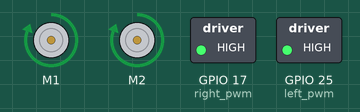
Bench run of a program on a simulated Raspberry Pi (BCM pin numbers). Parts: 2 × DC motor (green arrow = forward, orange = backward, longer = faster), switched loads named in the program (green lamp = pin HIGH). Motors are numbered in the order the program creates them (left before right in a Robot). At 6.0 s the program stops and its outputs stay as they are.

Above: at 0.1 s.
At 3.1 s:
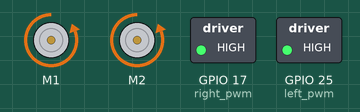
At 6.1 s:
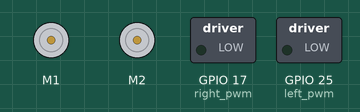
Timing chart, 0 to 7.5 s (numbered marks = the images above):
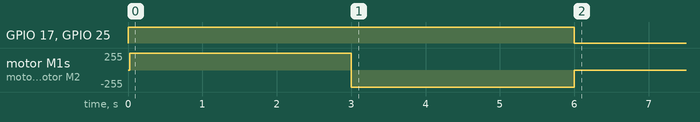

The program:

motor_controller.py
```python
from gpiozero import Motor, PWMOutputDevice
import time

def main(args=None):
    # Left motor (Motor A)
    left_motor = Motor(forward=26, backward=27)  # IN1, IN2
    left_pwm = PWMOutputDevice(25)               # ENA

    # Right motor (Motor B)
    right_motor = Motor(forward=22, backward=23) # IN3, IN4
    right_pwm = PWMOutputDevice(17)              # ENB

    # Forward at half speed
    left_motor.forward()
    right_motor.forward()
    left_pwm.value = 1
    right_pwm.value = 1
    time.sleep(3)

    # Backward at half speed
    left_motor.backward()
    right_motor.backward()
    left_pwm.value = 1
    right_pwm.value = 1
    time.sleep(3)

    # Stop motors
    left_motor.stop()
    right_motor.stop()
    left_pwm.value = 0.0
    right_pwm.value = 0.0


# import rclpy
# from rclpy.node import Node
# from geometry_msgs.msg import Twist
# import platform

# #is_raspberry_pi = platform.system() == 'Linux' and 'raspberrypi' in platform.uname().nodename.lower()
# is_raspberry_pi = platform.system() == 'Linux' and 'raspberrypi' in platform.uname().node.lower()


# if is_raspberry_pi:
#     import RPi.GPIO as GPIO

#     ENA = 25
#     IN1 = 26
#     IN2 = 27

#     GPIO.setmode(GPIO.BCM)
#     GPIO.setup(ENA, GPIO.OUT)
#     GPIO.setup(IN1, GPIO.OUT)
#     GPIO.setup(IN2, GPIO.OUT)
#     pwm = GPIO.PWM(ENA, 1000)
#     pwm.start(0)
# else:
#     print("WARNING: Not running on Raspberry Pi. GPIO will not be used.")

# class MotorController(Node):
#     def __init__(self):
#         super().__init__('motor_controller')
#         self.subscription = self.create_subscription(
#             Twist,
#             '/cmd_vel',
#             self.listener_callback,
#             10)

#     def listener_callback(self, msg):
#         speed = msg.linear.x

#         if is_raspberry_pi:
#             if speed > 0:
#                 GPIO.output(IN1, GPIO.HIGH)
#                 GPIO.output(IN2, GPIO.LOW)
#             elif speed < 0:
#                 GPIO.output(IN1, GPIO.LOW)
#                 GPIO.output(IN2, GPIO.HIGH)
#             else:
#                 GPIO.output(IN1, GPIO.LOW)
#                 GPIO.output(IN2, GPIO.LOW)

#             pwm.ChangeDutyCycle(min(abs(speed) * 100, 100))
#         else:
#             print(f"[SIMULATION] Speed: {speed}")

# def main(args=None):
#     rclpy.init(args=args)
#     node = MotorController()
#     rclpy.spin(node)
#     node.destroy_node()
#     rclpy.shutdown()

#     if is_raspberry_pi:
#         GPIO.cleanup()

if __name__ == '__main__':
    main()
```

Measured:
- by itself, GPIO 17 (right_pwm), GPIO 25 (left_pwm): LOW → HIGH at 0.00 s, → LOW 6.0 s later
- by itself, motor M1, motor M2: stopped → forward 255/255 at 0.02 s, → backward 255/255 3.0 s later, → stopped 3.0 s later
